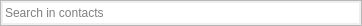
<?xml version="1.0" encoding="UTF-8"?>
<ui version="4.0">
 <class>TagsInputFrame</class>
 <widget class="QFrame" name="TagsInputFrame">
  <property name="geometry">
   <rect>
    <x>0</x>
    <y>0</y>
    <width>362</width>
    <height>26</height>
   </rect>
  </property>
  <property name="windowTitle">
   <string>Frame</string>
  </property>
  <property name="autoFillBackground">
   <bool>true</bool>
  </property>
  <property name="frameShape">
   <enum>QFrame::StyledPanel</enum>
  </property>
  <property name="frameShadow">
   <enum>QFrame::Sunken</enum>
  </property>
  <layout class="QHBoxLayout" name="horizontalLayout">
   <property name="leftMargin">
    <number>2</number>
   </property>
   <property name="topMargin">
    <number>2</number>
   </property>
   <property name="rightMargin">
    <number>2</number>
   </property>
   <property name="bottomMargin">
    <number>2</number>
   </property>
   <item>
    <widget class="QLineEdit" name="textinput">
     <property name="frame">
      <bool>false</bool>
     </property>
     <property name="placeholderText">
      <string>Search in contacts</string>
     </property>
     <property name="clearButtonEnabled">
      <bool>true</bool>
     </property>
    </widget>
   </item>
  </layout>
 </widget>
 <resources/>
 <connections/>
</ui>
